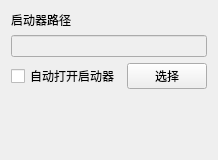
        <widget class="QWidget" name="page_5">
         <layout class="QGridLayout" name="gridLayout_12" columnstretch="1,0,0">
          <item row="0" column="0" colspan="3">
           <widget class="StrongBodyLabel" name="StrongBodyLabel_4">
            <property name="text">
             <string>启动器路径</string>
            </property>
           </widget>
          </item>
          <item row="4" column="0">
           <spacer name="verticalSpacer_9">
            <property name="orientation">
             <enum>Qt::Vertical</enum>
            </property>
            <property name="sizeHint" stdset="0">
             <size>
              <width>20</width>
              <height>40</height>
             </size>
            </property>
           </spacer>
          </item>
          <item row="5" column="0" colspan="3">
           <widget class="BodyLabel" name="BodyLabel_enter_tip">
            <property name="text">
             <string/>
            </property>
            <property name="textFormat">
             <enum>Qt::MarkdownText</enum>
            </property>
            <property name="wordWrap">
             <bool>true</bool>
            </property>
           </widget>
          </item>
          <item row="2" column="0" colspan="2">
           <widget class="CheckBox" name="CheckBox_auto_open_starter">
            <property name="text">
             <string>自动打开启动器</string>
            </property>
           </widget>
          </item>
          <item row="1" column="0" colspan="3">
           <widget class="LineEdit" name="LineEdit_starter_directory">
            <property name="enabled">
             <bool>false</bool>
            </property>
           </widget>
          </item>
          <item row="2" column="2">
           <widget class="PushButton" name="PushButton_select_directory">
            <property name="text">
             <string>选择</string>
            </property>
           </widget>
          </item>
         </layout>
        </widget>
